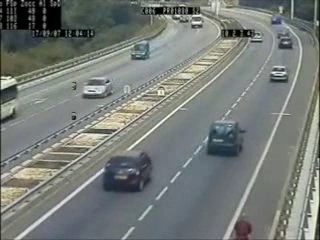
#> input picture frame 75 of Car Detection/Car Detection/video.avi, 320 x 240 px, given in place of 01.10900.wmv, which was not available
$ python example1.py
#> lines starting #> are read from the running program, lines starting #| are printed output that depends on the picture; pictures that were not available may be replaced by others from this repository, and a replacement may not be noted
import datetime
import math
import cv2
import numpy as np

#global variables
width = 0
height = 0
EntranceCounter = 0
ExitCounter = 0
MinCountourArea = 3000  #Adjust ths value according to your usage
BinarizationThreshold = 70  #Adjust ths value according to your usage
OffsetRefLines = 150  #Adjust ths value according to your usage

#Check if an object in entering in monitored zone
def CheckEntranceLineCrossing(y, CoorYEntranceLine, CoorYExitLine):
    AbsDistance = abs(y - CoorYEntranceLine)

    if ((AbsDistance <= 2) and (y < CoorYExitLine)):
        return 1
    else:
        return 0

#Check if an object in exitting from monitored zone
def CheckExitLineCrossing(y, CoorYEntranceLine, CoorYExitLine):
    AbsDistance = abs(y - CoorYExitLine)

    if ((AbsDistance <= 2) and (y > CoorYEntranceLine)):
        return 1
    else:
        return 0

video_src = '01.10900.wmv'

camera = cv2.VideoCapture(video_src)

#force 640x480 webcam resolution
camera.set(3,640)
camera.set(4,480)

ReferenceFrame = None

#The webcam maybe get some time / captured frames to adapt to ambience lighting. For this reason, some frames are grabbed and discarted.
for i in range(0,20):
    (grabbed, Frame) = camera.read()
#> this loop made 20 passes
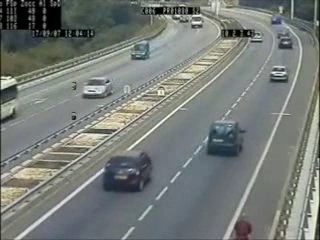
#> input picture frame 75 of Car Detection/Car Detection/video.avi, 320 x 240 px, given in place of 01.10900.wmv, which was not available
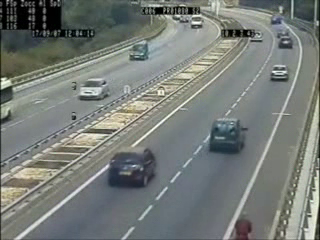
#> input picture frame 76 of Car Detection/Car Detection/video.avi, 320 x 240 px, given in place of 01.10900.wmv, which was not available
#> pass 3, `(grabbed, Frame) = camera.read()`:
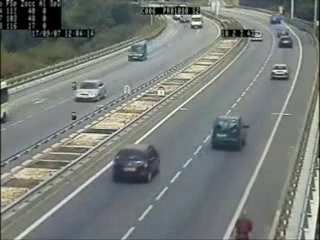
#> Frame: shape (240, 320, 3); mean B, G, R 120.2, 124.3, 119.3

while True:
    (grabbed, Frame) = camera.read()
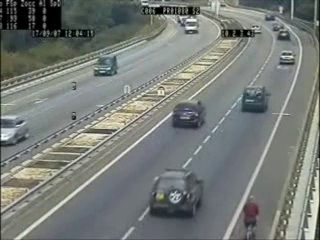
#> input picture frame 95 of Car Detection/Car Detection/video.avi, 320 x 240 px, given in place of 01.10900.wmv, which was not available
#> Frame is the input picture: shape (240, 320, 3); mean B, G, R 119.8, 124, 119.4
    height = np.size(Frame,0)
#> height = 240
    width = np.size(Frame,1)
#> width = 320

    #if cannot grab a frame, this program ends here.
    if not grabbed:
        break

    #gray-scale convertion and Gaussian blur filter applying
    GrayFrame = cv2.cvtColor(Frame, cv2.COLOR_BGR2GRAY)
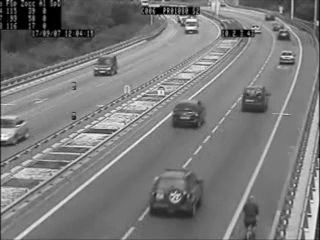
#> GrayFrame: shape (240, 320); min 0, max 254, mean 122.1
    GrayFrame = cv2.GaussianBlur(GrayFrame, (21, 21), 0)
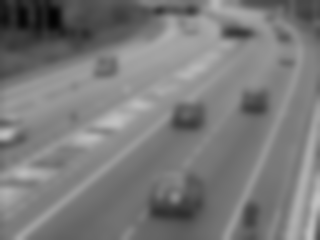
#> GrayFrame: shape (240, 320); min 3, max 194, mean 122.3

    if ReferenceFrame is None:
        ReferenceFrame = GrayFrame
        continue

    #Background subtraction and image binarization
    FrameDelta = cv2.absdiff(ReferenceFrame, GrayFrame)
    FrameThresh = cv2.threshold(FrameDelta, BinarizationThreshold, 255, cv2.THRESH_BINARY)[1]

    #Dilate image and find all the contours
    FrameThresh = cv2.dilate(FrameThresh, None, iterations=2)
    cnts, _ = cv2.findContours(FrameThresh.copy(), cv2.RETR_EXTERNAL, cv2.CHAIN_APPROX_SIMPLE)

    QttyOfContours = 0

    #plot reference lines (entrance and exit lines)
    CoorYEntranceLine = int((height / 2)-OffsetRefLines)
    CoorYExitLine = int((height / 2)+OffsetRefLines)
    cv2.line(Frame, (0,CoorYEntranceLine), (width,CoorYEntranceLine), (255, 0, 0), 2)
    cv2.line(Frame, (0,CoorYExitLine), (width,CoorYExitLine), (0, 0, 255), 2)


    #check all found countours
    for c in cnts:
        #if a contour has small area, it'll be ignored
        if cv2.contourArea(c) < MinCountourArea:
            continue

        QttyOfContours = QttyOfContours+1

        #draw an rectangle "around" the object
        (x, y, w, h) = cv2.boundingRect(c)
        cv2.rectangle(Frame, (x, y), (x + w, y + h), (0, 255, 0), 2)

        #find object's centroid
        CoordXCentroid = int((x+x+w)/2)
        CoordYCentroid = int((y+y+h)/2)
        ObjectCentroid = (CoordXCentroid,CoordYCentroid)
        cv2.circle(Frame, ObjectCentroid, 1, (0, 0, 0), 5)

        if (CheckEntranceLineCrossing(CoordYCentroid,CoorYEntranceLine,CoorYExitLine)):
            EntranceCounter += 1

        if (CheckExitLineCrossing(CoordYCentroid,CoorYEntranceLine,CoorYExitLine)):
            ExitCounter += 1

    print ("Total countours found: " , str(QttyOfContours))

    #Write entrance and exit counter values on frame and shows it
    cv2.putText(Frame, "Entrances: {}".format(str(EntranceCounter)), (10, 50),
                cv2.FONT_HERSHEY_SIMPLEX, 0.5, (250, 0, 1), 2)
    cv2.putText(Frame, "Exits: {}".format(str(ExitCounter)), (10, 70),
                cv2.FONT_HERSHEY_SIMPLEX, 0.5, (0, 0, 255), 2)
    cv2.imshow("Original Frame", Frame)
    if cv2.waitKey(33) == 27:
        break


# cleanup the camera and close any open windows
camera.release()
cv2.destroyAllWindows()

$ run again, starting later in the video
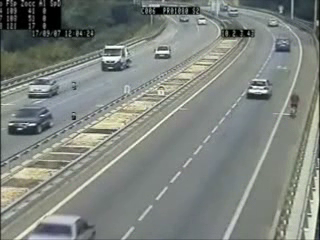
#> input picture frame 337 of Car Detection/Car Detection/video.avi, 320 x 240 px, given in place of 01.10900.wmv, which was not available
#> the loop `for i in range(0,20):` made 20 passes
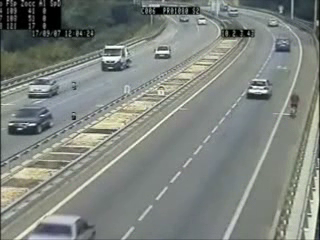
#> input picture frame 337 of Car Detection/Car Detection/video.avi, 320 x 240 px, given in place of 01.10900.wmv, which was not available
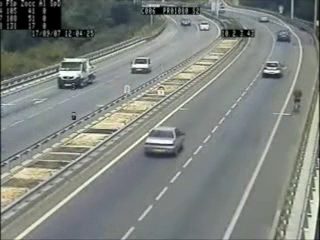
#> input picture frame 357 of Car Detection/Car Detection/video.avi, 320 x 240 px, given in place of 01.10900.wmv, which was not available
#> Frame is the input picture: shape (240, 320, 3); mean B, G, R 126.8, 131.6, 126.3
#> height = 240
#> width = 320
#> `GrayFrame = cv2.GaussianBlur(GrayFrame, (21, 21), 0)`:
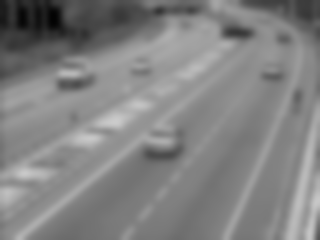
#> GrayFrame: shape (240, 320); min 3, max 203, mean 129.7

$ run again, starting later in the video
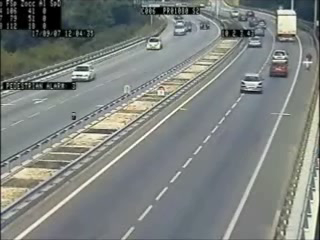
#> input picture frame 600 of Car Detection/Car Detection/video.avi, 320 x 240 px, given in place of 01.10900.wmv, which was not available
#> the loop `for i in range(0,20):` made 20 passes
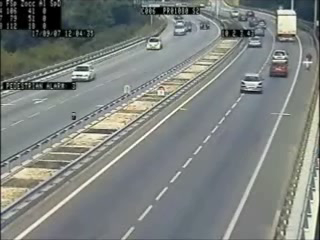
#> input picture frame 600 of Car Detection/Car Detection/video.avi, 320 x 240 px, given in place of 01.10900.wmv, which was not available
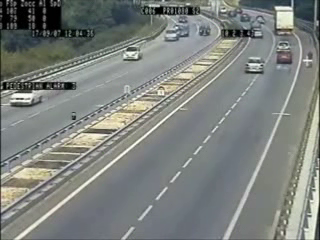
#> input picture frame 620 of Car Detection/Car Detection/video.avi, 320 x 240 px, given in place of 01.10900.wmv, which was not available
#> Frame is the input picture: shape (240, 320, 3); mean B, G, R 125.8, 129.6, 125.4
#> height = 240
#> width = 320
#> `GrayFrame = cv2.GaussianBlur(GrayFrame, (21, 21), 0)`:
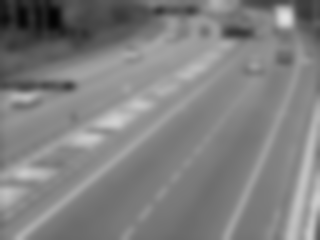
#> GrayFrame: shape (240, 320); min 4, max 224, mean 128.2
